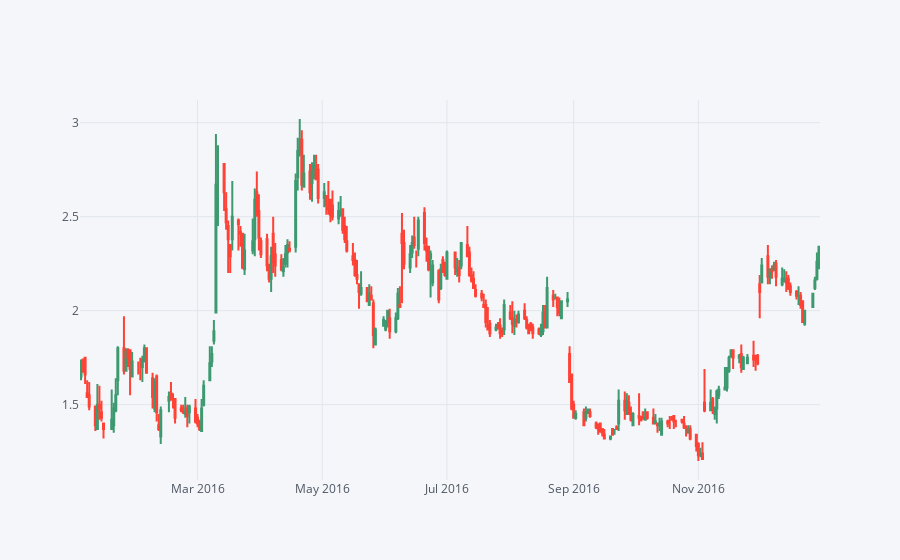

The code cell stored with this chart in its notebook:
### Code cell
CBK[['Open', 'High', 'Low', 'Close']].loc['2016-01-01': '2016-12-31'].iplot(kind = 'candle')

### Figure 1 — Plotly figure (JSON) as saved in the notebook; plotly's stock layout.template omitted (floating-point values rounded to 4 significant figures; data arrays with more than 128 entries replaced by an {"elided": "..."} marker saying what was removed)
{"data": [{"close": {"elided": "252 float values"}, "decreasing": {"line": {}, "showlegend": false}, "high": {"elided": "252 float values"}, "increasing": {"line": {}, "showlegend": false}, "low": {"elided": "252 float values"}, "open": {"elided": "252 float values"}, "type": "candlestick", "x": {"elided": "252 str values"}, "yaxis": "y2"}], "layout": {"legend": {"bgcolor": "#F5F6F9", "font": {"color": "#4D5663"}}, "paper_bgcolor": "#F5F6F9", "plot_bgcolor": "#F5F6F9", "titlefont": {"color": "#4D5663"}, "xaxis1": {"gridcolor": "#E1E5ED", "rangeslider": {"visible": false}, "showgrid": true, "tickfont": {"color": "#4D5663"}, "title": "", "titlefont": {"color": "#4D5663"}, "zerolinecolor": "#E1E5ED"}, "yaxis1": {"gridcolor": "#E1E5ED", "showgrid": true, "showticklabels": false, "tickfont": {"color": "#4D5663"}, "title": "", "titlefont": {"color": "#4D5663"}, "zerolinecolor": "#E1E5ED"}, "yaxis2": {"gridcolor": "#E1E5ED", "showgrid": true, "tickfont": {"color": "#4D5663"}, "title": "", "titlefont": {"color": "#4D5663"}, "zerolinecolor": "#E1E5ED"}}}
